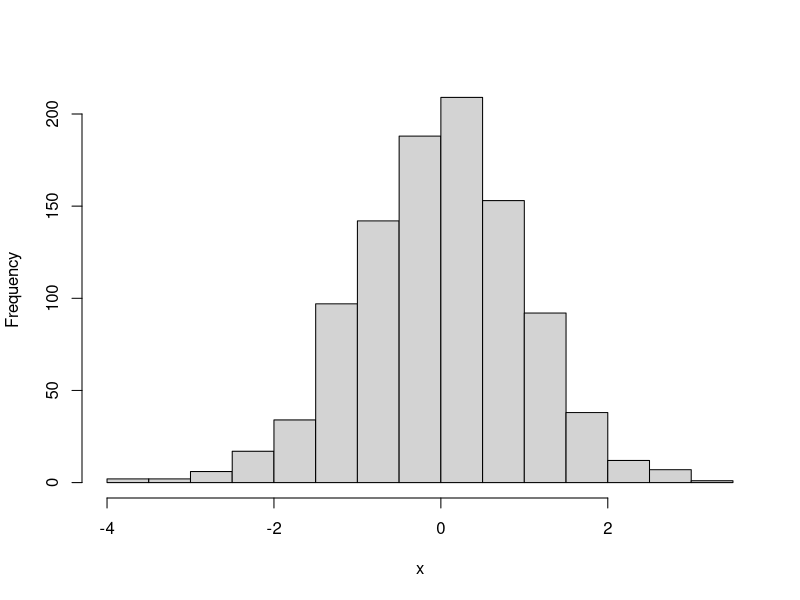

Generate this figure with R:
## ---- chunk 1
knitr::opts_chunk$set(echo=FALSE,results='markup',tidy=FALSE,comment=NA,prompt=FALSE,cache=FALSE,out.width='0.8\\linewidth',message=FALSE,fig.align='center',tidy.opts = list(blank = FALSE, width.cutoff = 50))
options(width=70,digits=3)

## Para evitar los mensajes Package xcolor Warning: Incompatible color definition. Es un arreglo temporal de Yihui el desarrolador de knitr
knitr::knit_hooks$set(document = function(x) {sub('\\usepackage[]{color}', '\\usepackage{xcolor}', x, fixed = TRUE)})
## ---- chunk 2
a <- 4
b <- 5

## ---- chunk 3
x <- rnorm(n=1000)
hist(x,main="")
## ---- chunk 4
knitr::kable(cars[1:5,],caption="5 primeras observaciones
del marco de datos `cars`")
